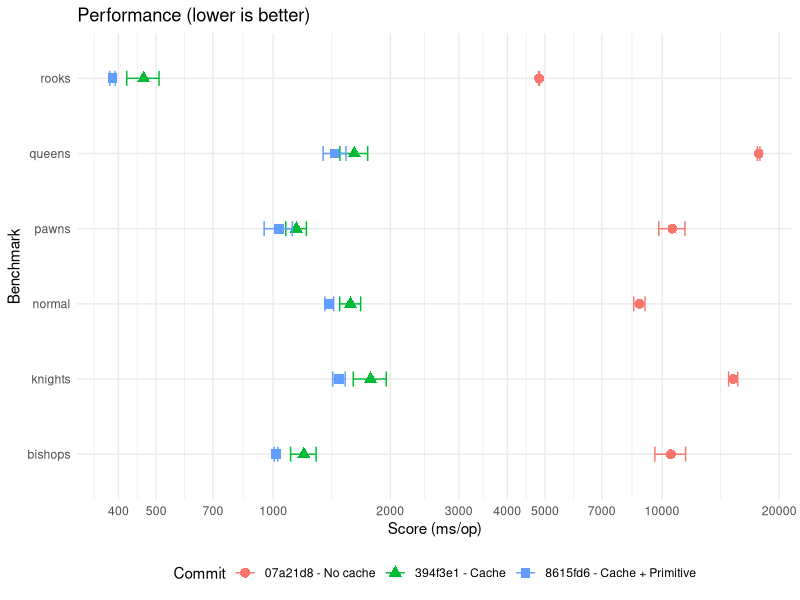

The R script that drew this image:
pdf(NULL)
library(readr)
library(dplyr)
library(ggplot2)

# Read the CSV files
df1 <- read_csv("data/june/07a21d8.csv")
df2 <- read_csv("data/june/394f3e1.csv")
df3 <- read_csv("data/june/8615fd6.csv")

# Add a column to identify the commit for each data frame
df1 <- df1 %>% mutate(Commit = "07a21d8 - No cache")
df2 <- df2 %>% mutate(Commit = "394f3e1 - Cache")
df3 <- df3 %>% mutate(Commit = "8615fd6 - Cache + Primitive")

# Combine the data frames
combined_df <- bind_rows(df1, df2, df3)
combined_df$Benchmark <- sub(
  "^rosemary.PerftBenchmark.position_",
  "",
  combined_df$Benchmark
)

combined_df <- combined_df %>% select(-Mode, -Threads, -Samples, -Unit)
combined_df <- combined_df %>% rename(stdev = "Score Error (99.9%)")

# Print the combined data frame
print(combined_df)

# Optionally, write the combined data frame to a new CSV file
write_csv(combined_df, "data/june/combined_benchmarks.csv")

# Subset the data for without caching and with caching
without_caching <- combined_df %>% filter(Commit == "No cache")
with_caching <- combined_df %>% filter(Commit != "No cache")


# Plot for with caching and pooling changes
plot <- ggplot(with_caching, aes(x = Score, y = Benchmark, color = Commit, shape = Commit)) +
  geom_point(size = 3) +
  geom_errorbarh(aes(xmin = Score - stdev, xmax = Score + stdev), height = 0.2) +
  labs(title = "Performance (lower is better)",
       x = "Score (ms/op)",
       y = "Benchmark",
       color = "Commit",
       shape = "Commit") +
  scale_x_log10(n.breaks = 12) +
  theme_minimal() +
  theme(legend.position = "bottom")

ggsave("june-changes-2024.png",
  plot = plot,
  width = 3840,
  height = 2160,
  units = c("px"),
  dpi = 450,
  bg = "white"
)
